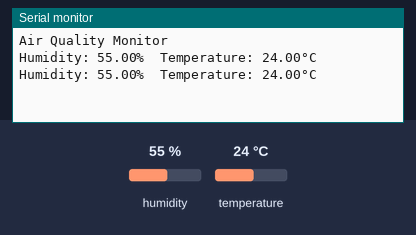
Bench run of a sketch on a simulated Arduino Uno, built with avr-gcc and run on an emulated ATmega328P. Parts: the last lines printed to the serial monitor. The test bench sets the inputs (shaded band); at power-on: humidity 55 %, temperature 24 °C.

Above: at 4.8 s.
4.9 s: humidity set to 22 %
At 6.9 s:
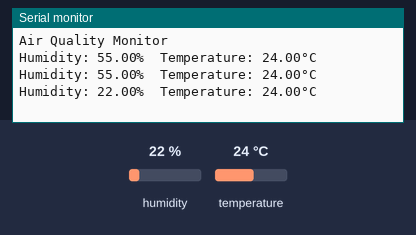
7.9 s: temperature set to 12 °C
At 9.3 s:
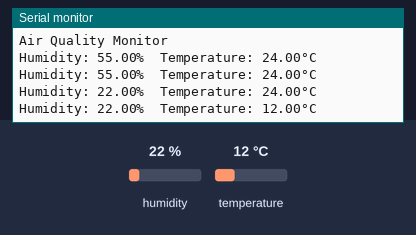
10.9 s: humidity set to 40 %
At 12.9 s:
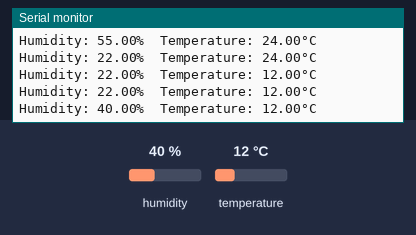
Timing chart, 0 to 14.4 s (numbered marks = the images above; inputs shaded):
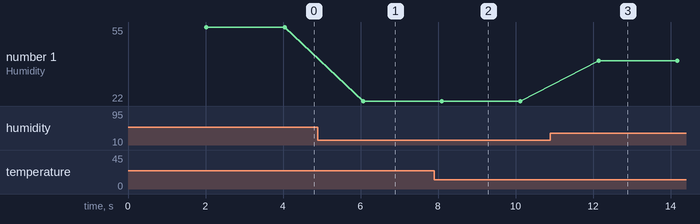

Measured:
- after the input at 4.9 s, the serial monitor: prints a new line after 1.2 s (image 1)
- after the input at 7.9 s, the serial monitor: prints a new line after 0.20 s (image 2)
- after the input at 10.9 s, the serial monitor: prints a new line after 1.2 s (image 3)
- plotted number 1: 55 → 22 after the input at 4.9 s, 22 → 40 after the input at 10.9 s

The sketch:

01_DHT11_Sensor.ino
```cpp
#include <DHT.h>

// Define the pin where DHT11 data pin is connected
#define DHT_PIN 2
#define DHT_TYPE DHT11

// Create DHT object
DHT dht(DHT_PIN, DHT_TYPE);

void setup() {
  // Initialize serial communication
  Serial.begin(9600);
  Serial.println("Air Quality Monitor");

  // Initialize DHT sensor
  dht.begin();
}

void loop() {
  // Wait a few seconds between measurements
  delay(2000);

  // Reading temperature and humidity
  float humidity = dht.readHumidity();
  float temperature = dht.readTemperature();

  // Check if any reads failed and exit early (to try again)
  if (isnan(humidity) || isnan(temperature)) {
    Serial.println("Failed to read from DHT sensor!");
    return;
  }

  // Print the results to Serial Monitor
  Serial.print("Humidity: ");
  Serial.print(humidity);
  Serial.print("%  Temperature: ");
  Serial.print(temperature);
  Serial.println("°C");
}
```
